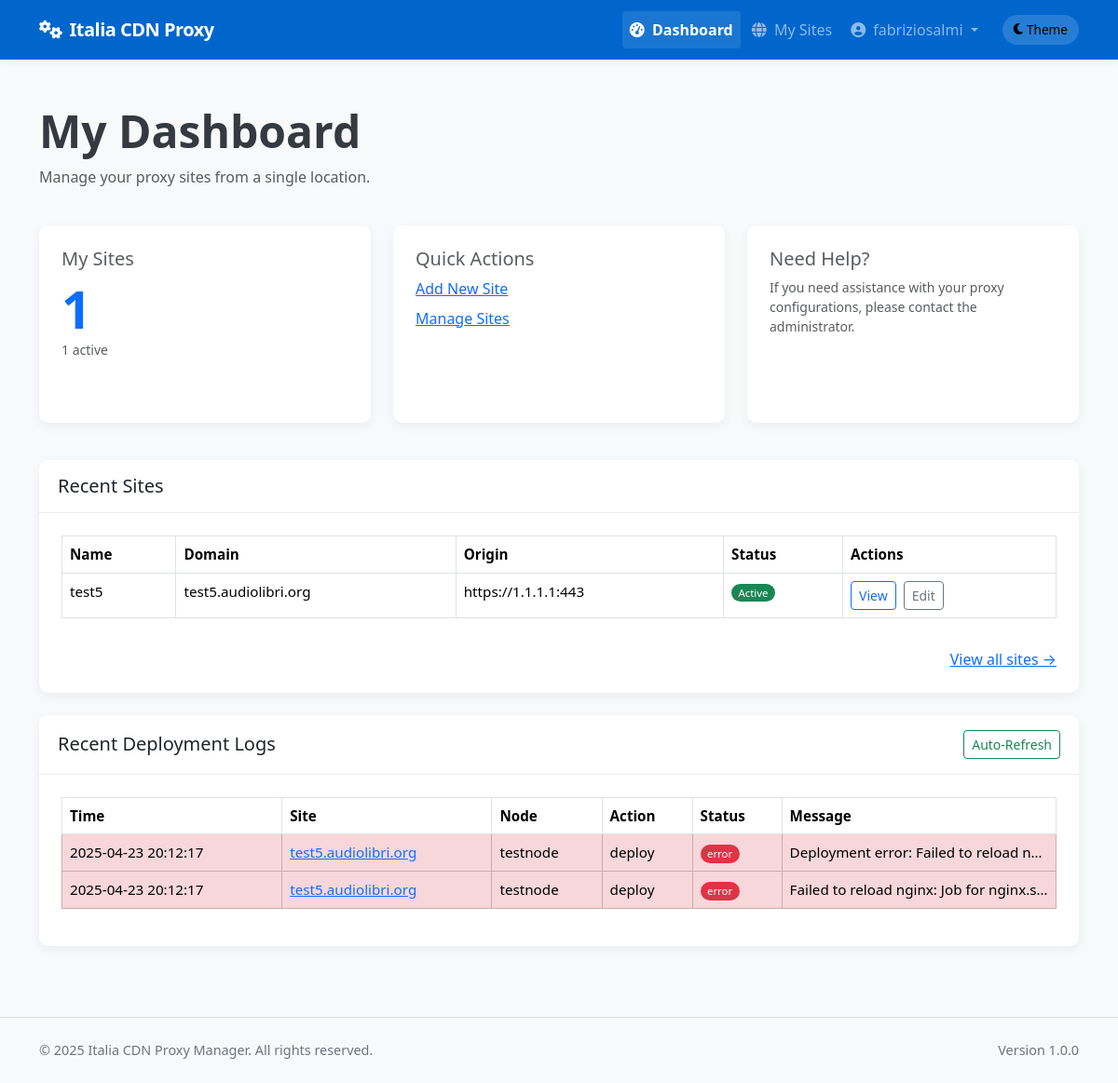
The page /client/dashboard (signed in) on the database as committed earlier.
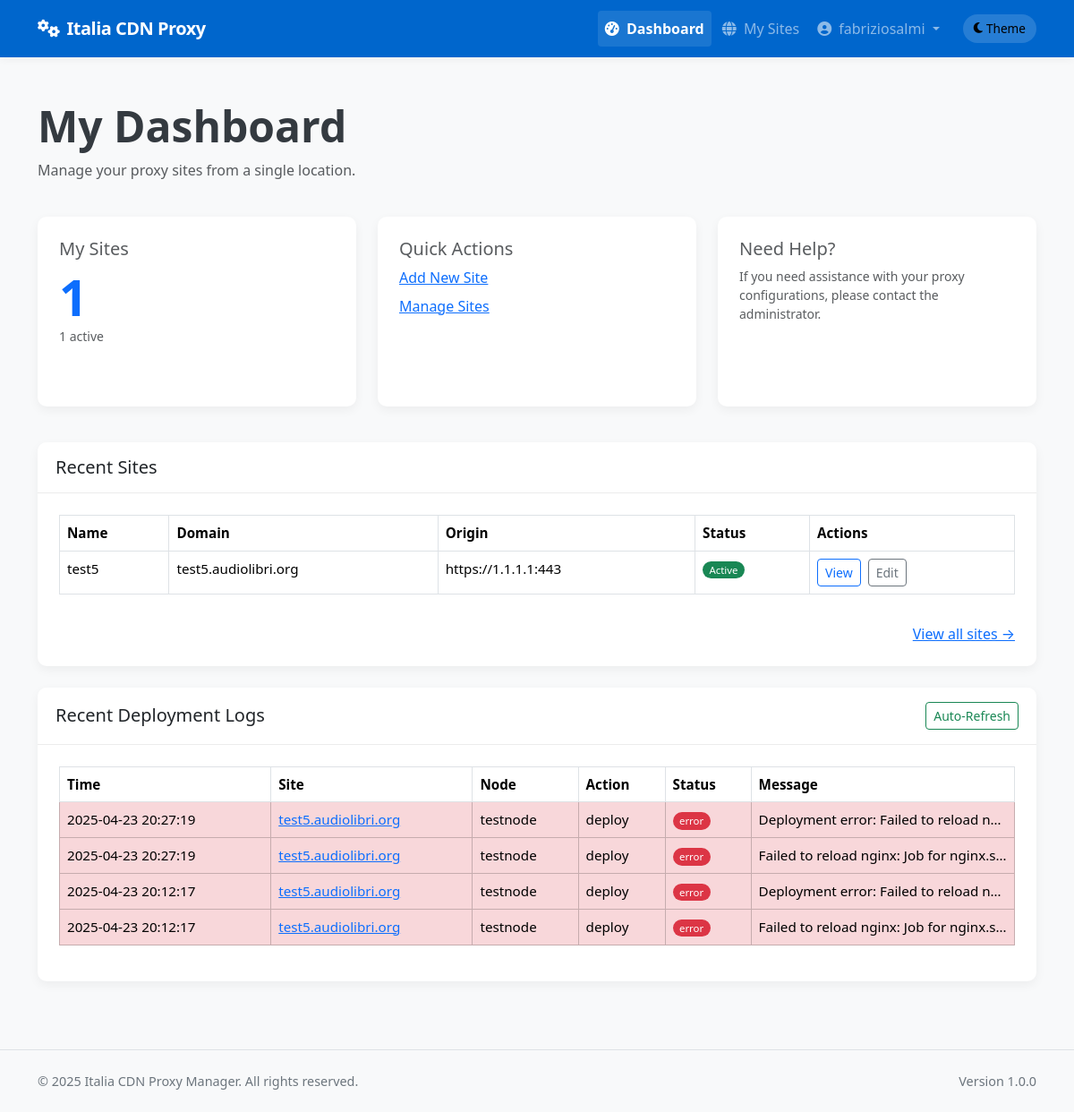
The same page on the database as committed later.
### app/models/models.py (models this page shows, shortened)
class Site(db.Model):
    __tablename__ = 'sites'
    id = db.Column(db.Integer, primary_key=True)
    name = db.Column(db.String(64), nullable=False)
    domain = db.Column(db.String(255), unique=True, nullable=False)
    protocol = db.Column(db.String(10), nullable=False, default='https')  # http or https
    origin_protocol = db.Column(db.String(10), nullable=False, default='http')  # http or https for origin
    origin_address = db.Column(db.String(255), nullable=False)  # Backend server address
    origin_port = db.Column(db.Integer, nullable=False)
    user_id = db.Column(db.Integer, db.ForeignKey('users.id'), nullable=True)  # Allow null for discovered sites
    is_active = db.Column(db.Boolean, default=True)
    is_blocked = db.Column(db.Boolean, default=False)
    is_discovered = db.Column(db.Boolean, default=False)  # Whether this site was discovered from node
    use_waf = db.Column(db.Boolean, default=False)
    waf_rule_level = db.Column(db.String(10), default='basic')  # basic, medium, strict
    waf_custom_rules = db.Column(db.Text, nullable=True)  # Custom WAF rules
    waf_max_request_size = db.Column(db.Integer, default=1)  # Max request size in MB
    waf_request_timeout = db.Column(db.Integer, default=60)  # Request timeout in seconds
    waf_block_tor_exit_nodes = db.Column(db.Boolean, default=False)  # Block Tor exit nodes
    waf_rate_limiting_enabled = db.Column(db.Boolean, default=False)  # Enable rate limiting
    waf_rate_limiting_requests = db.Column(db.Integer, default=100)  # Requests per minute
    waf_rate_limiting_burst = db.Column(db.Integer, default=200)  # Burst requests
    force_https = db.Column(db.Boolean, default=True)  # New column to force HTTP to HTTPS redirect
    enable_cache = db.Column(db.Boolean, default=True)
    cache_time = db.Column(db.Integer, default=3600)  # Cache time in seconds, default 1 hour
    cache_static_time = db.Column(db.Integer, default=86400)  # Cache time for static assets in seconds, default 1 day
    custom_cache_rules = db.Column(db.Text, nullable=True)  # Custom cache rules in Nginx format
    cache_browser_time = db.Column(db.Integer, default=3600)  # Browser cache time in seconds, default 1 hour
    use_geoip = db.Column(db.Boolean, default=False)  # Whether to use GeoIP filtering
    geoip_mode = db.Column(db.String(10), default='blacklist')  # 'blacklist' or 'whitelist'
    geoip_countries = db.Column(db.Text, nullable=True)  # Comma-separated list of country codes
    geoip_level = db.Column(db.String(10), default='nginx')  # 'nginx' or 'iptables'
    created_at = db.Column(db.DateTime, default=datetime.utcnow)
    updated_at = db.Column(db.DateTime, default=datetime.utcnow, onupdate=datetime.utcnow)
    custom_config = db.Column(db.Text, nullable=True)  # Additional Nginx configuration
    site_nodes = db.relationship('SiteNode', backref='site', lazy='dynamic')
    ssl_certificates = db.relationship('SSLCertificate', backref='site', lazy='dynamic')
    config_versions = db.relationship('ConfigVersion', backref='site', lazy='dynamic')

class DeploymentLog(db.Model):
    __tablename__ = 'deployment_logs'
    id = db.Column(db.Integer, primary_key=True)
    site_id = db.Column(db.Integer, db.ForeignKey('sites.id'), nullable=False)
    node_id = db.Column(db.Integer, db.ForeignKey('nodes.id'), nullable=False)
    user_id = db.Column(db.Integer, db.ForeignKey('users.id'), nullable=True)  # Who performed the action
    action = db.Column(db.String(64), nullable=False)  # deploy, update, remove, ssl_renew, discovery, rollback
    status = db.Column(db.String(20), nullable=False)  # success, error
    message = db.Column(db.Text, nullable=True)
    created_at = db.Column(db.DateTime, default=datetime.utcnow)
    site = db.relationship('Site', backref=db.backref('deployment_logs', lazy='dynamic'))
    node = db.relationship('Node', backref=db.backref('deployment_logs', lazy='dynamic'))
    user = db.relationship('User', backref=db.backref('deployment_logs', lazy='dynamic'))

class Node(db.Model):
    __tablename__ = 'nodes'
    id = db.Column(db.Integer, primary_key=True)
    name = db.Column(db.String(64), unique=True, nullable=False)
    ip_address = db.Column(db.String(45), nullable=False)  # IPv4 or IPv6
    ssh_port = db.Column(db.Integer, default=22)
    ssh_user = db.Column(db.String(64), nullable=False)
    ssh_key_path = db.Column(db.String(256), nullable=True)  # Path to SSH key file
    _ssh_password = db.Column('ssh_password', db.String(256), nullable=True)  # Encrypted password (if using password auth)
    is_active = db.Column(db.Boolean, default=True)
    is_discovered = db.Column(db.Boolean, default=False)  # Whether this node was discovered from YAML
    created_at = db.Column(db.DateTime, default=datetime.utcnow)
    updated_at = db.Column(db.DateTime, default=datetime.utcnow, onupdate=datetime.utcnow)
    nginx_config_path = db.Column(db.String(256), default='/etc/nginx/conf.d')
    nginx_reload_command = db.Column(db.String(256), default='sudo systemctl reload nginx')
    detected_nginx_path = db.Column(db.String(256), nullable=True)  # Store detected nginx path
    site_nodes = db.relationship('SiteNode', backref='node', lazy='dynamic')
    @property
    def ssh_password(self):
        """Decrypt password when accessed"""
        from cryptography.fernet import Fernet
        from flask import current_app
        if not self._ssh_password:
            return None
        try:
            key = current_app.config.get('PASSWORD_ENCRYPTION_KEY', 'fallback_key_for_development_only').encode()
            key = key.ljust(32)[:32]
            cipher = Fernet(Fernet.generate_key()) if len(key) < 32 else Fernet(key)
            decrypted = cipher.decrypt(self._ssh_password.encode())
            return decrypted.decode()
        except Exception as e:
            import logging
            logging.error(f"Error decrypting SSH password: {str(e)}")
            return None
    @ssh_password.setter
    def ssh_password(self, password):
        """Encrypt password when set"""
        if not password:
            self._ssh_password = None
            return
        from cryptography.fernet import Fernet
        from flask import current_app
        try:
            key = current_app.config.get('PASSWORD_ENCRYPTION_KEY', 'fallback_key_for_development_only').encode()
            key = key.ljust(32)[:32]
            cipher = Fernet(Fernet.generate_key()) if len(key) < 32 else Fernet(key)
            encrypted = cipher.encrypt(password.encode())
            self._ssh_password = encrypted.decode()
        except Exception as e:
            import logging
            logging.error(f"Error encrypting SSH password: {str(e)}")
            self._ssh_password = None

### app/controllers/client.py (the view)
@client.route('/dashboard')
@login_required
@client_required
def dashboard():
    site_count = Site.query.filter_by(user_id=current_user.id).count()
    active_site_count = Site.query.filter_by(user_id=current_user.id, is_active=True).count()
    sites = Site.query.filter_by(user_id=current_user.id).order_by(Site.created_at.desc()).limit(5).all()
    site_ids = [site.id for site in Site.query.filter_by(user_id=current_user.id).all()]
    latest_logs = DeploymentLog.query.filter(DeploymentLog.site_id.in_(site_ids)).order_by(DeploymentLog.created_at.desc()).limit(10).all() if site_ids else []
    return render_template('client/dashboard.html',
                           site_count=site_count,
                           active_site_count=active_site_count,
                           sites=sites,
                           latest_logs=latest_logs)

### app/models/__init__.py (called while the page is built)
@login_manager.user_loader
def load_user(user_id):
    return User.query.get(int(user_id))

### app/models/models.py (called while the page is built)
    def is_admin(self):
        return self.role == 'admin'

    def is_client(self):
        return self.role == 'client'

### app/services/access_control.py (called while the page is built)
def client_required(f):
    @wraps(f)
    def decorated_function(*args, **kwargs):
        if not current_user.is_client():
            flash('This page is available only for client users.', 'error')
            return abort(403)
        return f(*args, **kwargs)
    return decorated_function

### app/templates/client/dashboard.html (shortened to what the changed rows need)
{% extends "base.html" %}
{% block content %}
<div class="container py-4">
    <div class="row mb-4">
        <div class="col-12">
            <h1 class="display-5 fw-bold mb-2">My Dashboard</h1>
        </div>
    </div>
    <div class="card mb-4">
        <div class="card-body">
            {% if sites %}
            <div class="table-responsive">
                <table class="table table-bordered table-hover">
                    <thead>
                        <tr>
                            <th>Name</th>
                            <th>Domain</th>
                            <th>Origin</th>
                            <th>Status</th>
                            <th>Actions</th>
                        </tr>
                    </thead>
                    <tbody>
                        {% for site in sites %}
                        <tr>
                            <td>{{ site.name }}</td>
                            <td>{{ site.domain }}</td>
                            <td>{{ site.protocol }}://{{ site.origin_address }}:{{ site.origin_port }}</td>
                            <td>
                                <span class="badge rounded-pill {% if site.is_active %}bg-success{% else %}bg-danger{% endif %}">
                                    {{ 'Active' if site.is_active else 'Inactive' }}
                                </span>
                            </td>
                            <td>
                                <a href="{{ url_for('client.view_site', site_id=site.id) }}" class="btn btn-sm btn-outline-primary me-1">View</a>
                                <a href="{{ url_for('client.edit_site', site_id=site.id) }}" class="btn btn-sm btn-outline-secondary">Edit</a>
                            </td>
                        </tr>
                        {% endfor %}
                    </tbody>
                </table>
            </div>
            {% else %}
            <p class="text-muted">No sites created yet.
                <a href="{{ url_for('client.new_site') }}" class="text-primary">Add your first site</a>.
            </p>
            {% endif %}
        </div>
    </div>
    <div class="card">
        <div class="card-body">
            {% if latest_logs %}
            <div class="table-responsive" id="logsTableContainer">
                <table class="table table-bordered table-hover">
                    <thead>
                        <tr>
                            <th>Time</th>
                            <th>Site</th>
                            <th>Node</th>
                            <th>Action</th>
                            <th>Status</th>
                            <th>Message</th>
                        </tr>
                    </thead>
                    <tbody>
                        {% for log in latest_logs %}
                        <tr class="{% if log.status == 'error' %}table-danger{% endif %}">
                            <td>{{ log.created_at.strftime('%Y-%m-%d %H:%M:%S') }}</td>
                            <td>
                                <a href="{{ url_for('client.view_site', site_id=log.site_id) }}" class="text-primary">
                                    {{ log.site.domain }}
                                </a>
                            </td>
                            <td>{{ log.node.name }}</td>
                            <td>{{ log.action }}</td>
                            <td>
                                <span class="badge rounded-pill
                                {% if log.status == 'success' %}bg-success
                                {% elif log.status == 'error' %}bg-danger
                                {% else %}bg-warning{% endif %}">
                                    {{ log.status }}
                                </span>
                            </td>
                            <td class="text-truncate" style="max-width: 200px;">{{ log.message }}</td>
                        </tr>
                        {% endfor %}
                    </tbody>
                </table>
            </div>
            {% else %}
            <p class="text-muted">No recent deployment logs found.</p>
            {% endif %}
        </div>
    </div>
</div>
{% endblock %}

Rows that differ between the two databases and show on the page:
added DeploymentLog: created_at "2025-04-23 20:27:19", site.domain "test5.audiolibri.org", node.name "testnode", action "deploy", status "error", message "Deployment error: Failed to reload n…"
added DeploymentLog: created_at "2025-04-23 20:27:19", site.domain "test5.audiolibri.org", node.name "testnode", action "deploy", status "error", message "Failed to reload nginx: Job for nginx.s…"
